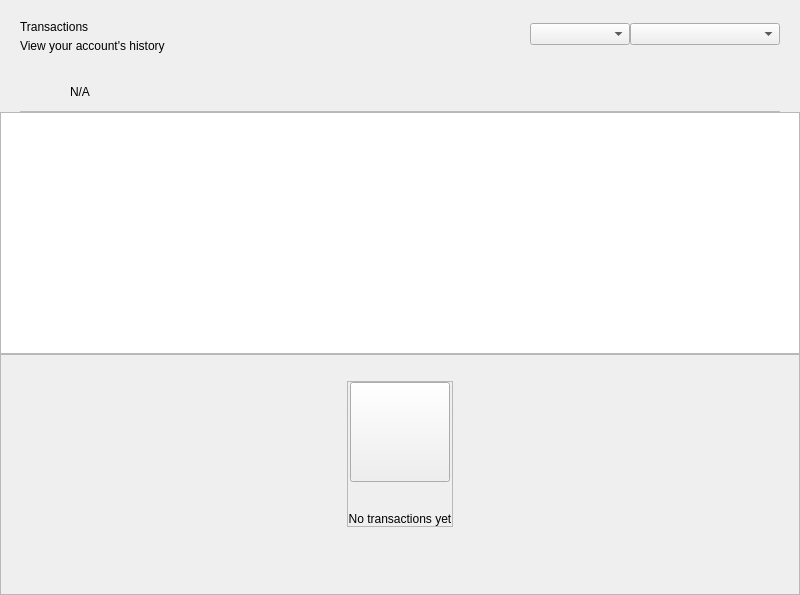
<?xml version="1.0" encoding="UTF-8"?>
<ui version="4.0">
 <class>DashboardWidget</class>
 <widget class="QWidget" name="DashboardWidget">
  <property name="geometry">
   <rect>
    <x>0</x>
    <y>0</y>
    <width>800</width>
    <height>595</height>
   </rect>
  </property>
  <property name="windowTitle">
   <string>Form</string>
  </property>
  <layout class="QHBoxLayout" name="horizontalLayout_2" stretch="3">
   <property name="spacing">
    <number>0</number>
   </property>
   <property name="leftMargin">
    <number>0</number>
   </property>
   <property name="topMargin">
    <number>0</number>
   </property>
   <property name="rightMargin">
    <number>0</number>
   </property>
   <property name="bottomMargin">
    <number>0</number>
   </property>
   <item>
    <widget class="QWidget" name="left" native="true">
     <layout class="QVBoxLayout" name="left_2">
      <property name="spacing">
       <number>0</number>
      </property>
      <property name="leftMargin">
       <number>0</number>
      </property>
      <property name="topMargin">
       <number>0</number>
      </property>
      <property name="rightMargin">
       <number>0</number>
      </property>
      <property name="bottomMargin">
       <number>0</number>
      </property>
      <item>
       <layout class="QVBoxLayout" name="verticalLayout22">
        <property name="spacing">
         <number>0</number>
        </property>
        <property name="leftMargin">
         <number>20</number>
        </property>
        <property name="topMargin">
         <number>15</number>
        </property>
        <property name="rightMargin">
         <number>20</number>
        </property>
        <item>
         <widget class="QFrame" name="left_top_container">
          <layout class="QHBoxLayout" name="horizontalLayout">
           <property name="spacing">
            <number>0</number>
           </property>
           <property name="leftMargin">
            <number>0</number>
           </property>
           <property name="topMargin">
            <number>0</number>
           </property>
           <property name="rightMargin">
            <number>0</number>
           </property>
           <property name="bottomMargin">
            <number>0</number>
           </property>
           <item>
            <layout class="QVBoxLayout" name="verticalLayout_5">
             <property name="spacing">
              <number>5</number>
             </property>
             <property name="topMargin">
              <number>5</number>
             </property>
             <item>
              <widget class="QLabel" name="labelTitle">
               <property name="text">
                <string>Transactions</string>
               </property>
              </widget>
             </item>
             <item>
              <widget class="QLabel" name="labelSubtitle">
               <property name="text">
                <string>View your account's history</string>
               </property>
               <property name="alignment">
                <set>Qt::AlignLeading|Qt::AlignLeft|Qt::AlignVCenter</set>
               </property>
              </widget>
             </item>
            </layout>
           </item>
           <item>
            <spacer name="horizontalSpacer">
             <property name="orientation">
              <enum>Qt::Horizontal</enum>
             </property>
             <property name="sizeHint" stdset="0">
              <size>
               <width>40</width>
               <height>20</height>
              </size>
             </property>
            </spacer>
           </item>
           <item>
            <widget class="QComboBox" name="comboBoxSortType">
             <property name="minimumSize">
              <size>
               <width>100</width>
               <height>0</height>
              </size>
             </property>
            </widget>
           </item>
           <item>
            <widget class="QComboBox" name="comboBoxSort">
             <property name="minimumSize">
              <size>
               <width>150</width>
               <height>0</height>
              </size>
             </property>
            </widget>
           </item>
          </layout>
         </widget>
        </item>
       </layout>
      </item>
      <item>
       <spacer name="verticalSpacer">
        <property name="orientation">
         <enum>Qt::Vertical</enum>
        </property>
        <property name="sizeType">
         <enum>QSizePolicy::Fixed</enum>
        </property>
        <property name="sizeHint" stdset="0">
         <size>
          <width>20</width>
          <height>20</height>
         </size>
        </property>
       </spacer>
      </item>
      <item>
       <widget class="QWidget" name="layoutWarning" native="true">
        <layout class="QVBoxLayout" name="verticalLayout_3">
         <property name="spacing">
          <number>0</number>
         </property>
         <property name="leftMargin">
          <number>0</number>
         </property>
         <property name="topMargin">
          <number>0</number>
         </property>
         <property name="rightMargin">
          <number>0</number>
         </property>
         <property name="bottomMargin">
          <number>0</number>
         </property>
         <item>
          <widget class="QWidget" name="containerWarning" native="true">
           <layout class="QVBoxLayout" name="verticalLayout_21">
            <property name="spacing">
             <number>9</number>
            </property>
            <property name="leftMargin">
             <number>20</number>
            </property>
            <property name="topMargin">
             <number>9</number>
            </property>
            <property name="rightMargin">
             <number>20</number>
            </property>
            <property name="bottomMargin">
             <number>0</number>
            </property>
            <item>
             <widget class="QFrame" name="frameWarning">
              <property name="styleSheet">
               <string notr="true">border:none;</string>
              </property>
              <property name="frameShape">
               <enum>QFrame::StyledPanel</enum>
              </property>
              <property name="frameShadow">
               <enum>QFrame::Raised</enum>
              </property>
              <layout class="QHBoxLayout" name="horizontalLayout11" stretch="0,0,2">
               <property name="leftMargin">
                <number>0</number>
               </property>
               <property name="topMargin">
                <number>0</number>
               </property>
               <property name="rightMargin">
                <number>0</number>
               </property>
               <property name="bottomMargin">
                <number>0</number>
               </property>
               <item alignment="Qt::AlignVCenter">
                <widget class="QPushButton" name="imgWarning">
                 <property name="styleSheet">
                  <string notr="true">border:none;</string>
                 </property>
                 <property name="text">
                  <string/>
                 </property>
                 <property name="iconSize">
                  <size>
                   <width>24</width>
                   <height>24</height>
                  </size>
                 </property>
                </widget>
               </item>
               <item>
                <spacer name="horizontalSpacer_3">
                 <property name="orientation">
                  <enum>Qt::Horizontal</enum>
                 </property>
                 <property name="sizeType">
                  <enum>QSizePolicy::Fixed</enum>
                 </property>
                 <property name="sizeHint" stdset="0">
                  <size>
                   <width>12</width>
                   <height>20</height>
                  </size>
                 </property>
                </spacer>
               </item>
               <item alignment="Qt::AlignVCenter">
                <widget class="QLabel" name="lblWarning">
                 <property name="styleSheet">
                  <string notr="true"/>
                 </property>
                 <property name="text">
                  <string notr="true">N/A</string>
                 </property>
                 <property name="alignment">
                  <set>Qt::AlignBottom|Qt::AlignLeading|Qt::AlignLeft</set>
                 </property>
                </widget>
               </item>
              </layout>
             </widget>
            </item>
            <item>
             <widget class="QLabel" name="lblDivisory">
              <property name="minimumSize">
               <size>
                <width>0</width>
                <height>1</height>
               </size>
              </property>
              <property name="maximumSize">
               <size>
                <width>16777215</width>
                <height>1</height>
               </size>
              </property>
              <property name="styleSheet">
               <string notr="true">background-color:#bababa;</string>
              </property>
              <property name="text">
               <string/>
              </property>
              <property name="alignment">
               <set>Qt::AlignBottom|Qt::AlignLeading|Qt::AlignLeft</set>
              </property>
             </widget>
            </item>
           </layout>
          </widget>
         </item>
        </layout>
       </widget>
      </item>
      <item>
       <widget class="QListView" name="listTransactions">
        <property name="mouseTracking">
         <bool>true</bool>
        </property>
        <property name="selectionBehavior">
         <enum>QAbstractItemView::SelectItems</enum>
        </property>
        <property name="verticalScrollMode">
         <enum>QAbstractItemView::ScrollPerItem</enum>
        </property>
       </widget>
      </item>
      <item>
       <widget class="QFrame" name="emptyContainer">
        <property name="minimumSize">
         <size>
          <width>0</width>
          <height>100</height>
         </size>
        </property>
        <property name="frameShape">
         <enum>QFrame::StyledPanel</enum>
        </property>
        <property name="frameShadow">
         <enum>QFrame::Raised</enum>
        </property>
        <layout class="QVBoxLayout" name="verticalLayout_7" stretch="1,8,0">
         <property name="spacing">
          <number>0</number>
         </property>
         <property name="leftMargin">
          <number>0</number>
         </property>
         <property name="topMargin">
          <number>0</number>
         </property>
         <property name="rightMargin">
          <number>0</number>
         </property>
         <property name="bottomMargin">
          <number>20</number>
         </property>
         <item>
          <spacer name="verticalSpacer12">
           <property name="orientation">
            <enum>Qt::Vertical</enum>
           </property>
           <property name="sizeHint" stdset="0">
            <size>
             <width>20</width>
             <height>20</height>
            </size>
           </property>
          </spacer>
         </item>
         <item alignment="Qt::AlignHCenter|Qt::AlignVCenter">
          <widget class="QFrame" name="emptyScreen">
           <property name="sizePolicy">
            <sizepolicy hsizetype="Expanding" vsizetype="Expanding">
             <horstretch>0</horstretch>
             <verstretch>0</verstretch>
            </sizepolicy>
           </property>
           <property name="frameShape">
            <enum>QFrame::StyledPanel</enum>
           </property>
           <property name="frameShadow">
            <enum>QFrame::Raised</enum>
           </property>
           <layout class="QVBoxLayout" name="verticalLayout12">
            <property name="spacing">
             <number>30</number>
            </property>
            <property name="leftMargin">
             <number>0</number>
            </property>
            <property name="topMargin">
             <number>0</number>
            </property>
            <property name="rightMargin">
             <number>0</number>
            </property>
            <property name="bottomMargin">
             <number>0</number>
            </property>
            <item alignment="Qt::AlignHCenter|Qt::AlignVCenter">
             <widget class="QPushButton" name="pushImgEmpty">
              <property name="minimumSize">
               <size>
                <width>100</width>
                <height>100</height>
               </size>
              </property>
              <property name="maximumSize">
               <size>
                <width>100</width>
                <height>100</height>
               </size>
              </property>
              <property name="focusPolicy">
               <enum>Qt::NoFocus</enum>
              </property>
              <property name="text">
               <string/>
              </property>
              <property name="iconSize">
               <size>
                <width>100</width>
                <height>100</height>
               </size>
              </property>
             </widget>
            </item>
            <item alignment="Qt::AlignHCenter|Qt::AlignVCenter">
             <widget class="QLabel" name="labelEmpty">
              <property name="styleSheet">
               <string notr="true"/>
              </property>
              <property name="text">
               <string>No transactions yet</string>
              </property>
              <property name="alignment">
               <set>Qt::AlignCenter</set>
              </property>
             </widget>
            </item>
           </layout>
          </widget>
         </item>
         <item>
          <spacer name="verticalSpacer_21">
           <property name="orientation">
            <enum>Qt::Vertical</enum>
           </property>
           <property name="sizeHint" stdset="0">
            <size>
             <width>20</width>
             <height>40</height>
            </size>
           </property>
          </spacer>
         </item>
        </layout>
       </widget>
      </item>
     </layout>
    </widget>
   </item>
  </layout>
 </widget>
 <resources/>
 <connections/>
</ui>
